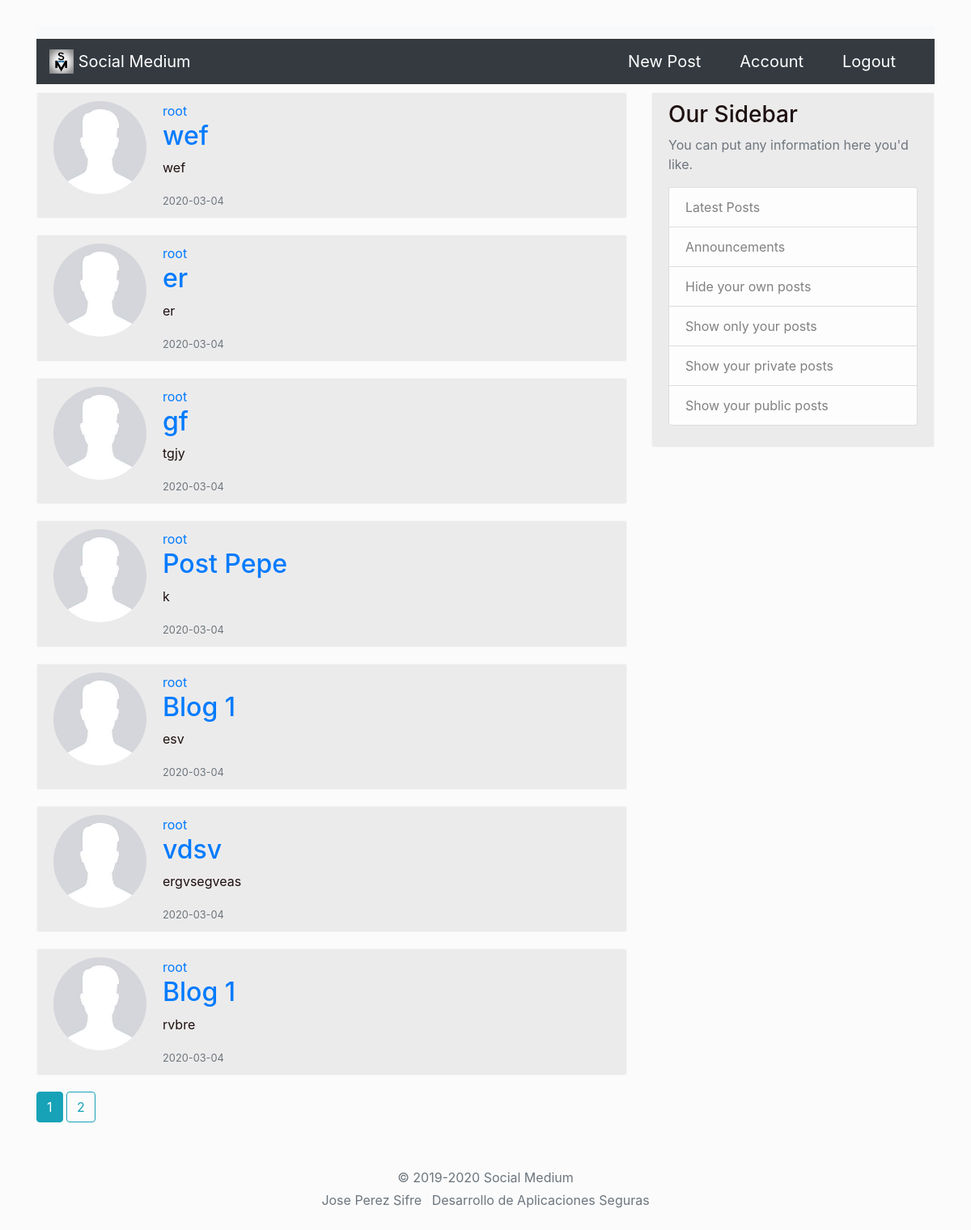
Screenshot of /home (signed in) with the database file from the repository.
### medium/models.py (models this page shows, shortened)
class Post(db.Model):
    id = db.Column(db.Integer, primary_key=True)
    title = db.Column(db.String(100), nullable=False)
    date_posted = db.Column(db.DateTime, nullable=False, default=datetime.utcnow)
    content = db.Column(db.Text, nullable=False)
    public = db.Column(db.Boolean, nullable=False, default=False)
    user_id = db.Column(db.Integer, db.ForeignKey('user.id'), nullable=False)

class User(db.Model, UserMixin):
    id = db.Column(db.Integer, primary_key=True)
    username = db.Column(db.String(25), unique=True, nullable=False)
    email = db.Column(db.String(100), unique=True, nullable=False)
    image_file = db.Column(db.String(20), nullable=False, default='default.jpg')
    password = db.Column(db.String(60), nullable=False)
    posts = db.relationship('Post', cascade="all,delete", backref='author', lazy=True)

### medium/main/routes.py (the view)
@main.route('/')
@main.route('/home')
def home():
    if current_user.is_authenticated:
        page = request.args.get('page', 1, type=int)
        posts = Post.query.order_by(Post.date_posted.desc()).paginate(page=page, per_page=7)
    else:
        page = request.args.get('page', 1, type=int)
        posts = Post.query.filter_by(public=True).order_by(Post.date_posted.desc()).paginate(page=page, per_page=7)
    return render_template('home.html', posts = posts)

### medium/models.py (called while the page is built)
@login_manager.user_loader
def load_user(user_id):
    return User.query.get(int(user_id))

### medium/templates/home.html
{% extends "base.html" %}
{% block content %}
{% for post in posts.items %}
<article class="media content-section">
    <img class="rounded-circle account-imgSize" src="{{ url_for('static', filename='profilePictures/' + post.author.image_file) }}">
      <div class="media-body">
    <div class="article-metadata">
      <a class="mr-2" href="{{ url_for('users.user_post', username=post.author.username) }}">{{ post.author.username }}</a>
    </div>
    <h2><a class="article-title" href="{{ url_for('posts.post', post_id=post.id) }}">{{ post.title }}</a></h2>
    <p class="article-content">{{ post.content }}</p>
    <small class="text-muted">{{ post.date_posted.strftime('%Y-%m-%d') }}</small>
  </div>
</article>
{% endfor %}
{% for page_num in posts.iter_pages(left_edge=1, right_edge=1, left_current=1, right_current=1) %}
      {% if page_num %}
        {% if posts.page == page_num %}
          <a class="btn btn-info mb-4" href="{{ url_for('main.home', page=page_num) }}">{{ page_num }}</a>
        {% else %}
          <a class="btn btn-outline-info mb-4" href="{{ url_for('main.home', page=page_num) }}">{{ page_num }}</a>
        {% endif %}
      {% else %}
        ...
      {% endif %}
    {% endfor %}
{% endblock content %}

### medium/static/main.css (style rules this page uses)
.content-section { background: #ecebeb; padding: 10px 20px; border: 1px solid #f5f5f5; border-radius: 3px; margin-bottom: 20px; margin-top: 10px; }
body { background-color: #fbfbfb; color: #1d0f0f; margin-top: 2rem; }
.account-imgSize { height: 115px; width: 115px; margin-right: 20px; margin-bottom: 16px; }

### rows the page displays
Post: image_file (placeholder picture), author.username "root", title "wef", content "wef", date_posted "2020-03-04"
Post: image_file (placeholder picture), author.username "root", title "er", content "er", date_posted "2020-03-04"
Post: image_file (placeholder picture), author.username "root", title "gf", content "tgjy", date_posted "2020-03-04"
Post: image_file (placeholder picture), author.username "root", title "Post Pepe", content "k", date_posted "2020-03-04"
Post: image_file (placeholder picture), author.username "root", title "Blog 1", content "esv", date_posted "2020-03-04"
Post: image_file (placeholder picture), author.username "root", title "vdsv", content "ergvsegveas", date_posted "2020-03-04"
Post: image_file (placeholder picture), author.username "root", title "Blog 1", content "rvbre", date_posted "2020-03-04"

### other values shown
{{ page_num }} "1"
{{ page_num }} "2"
